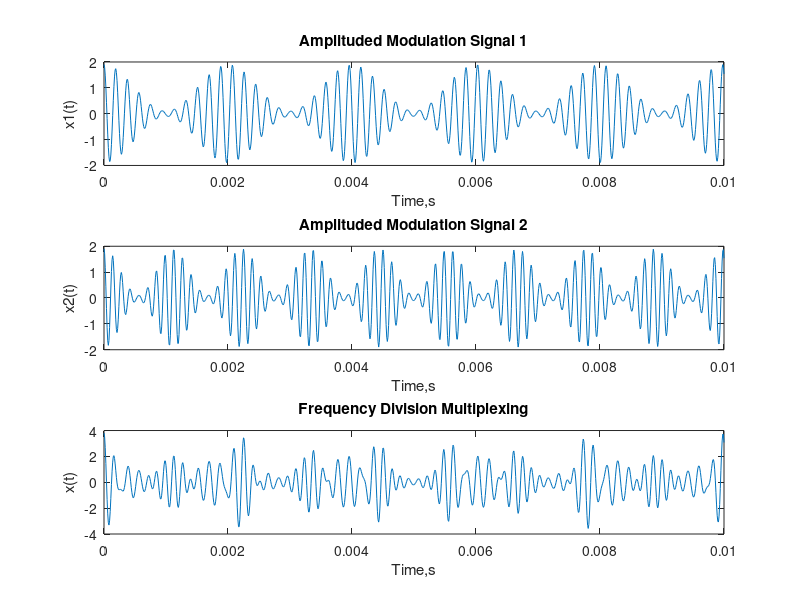
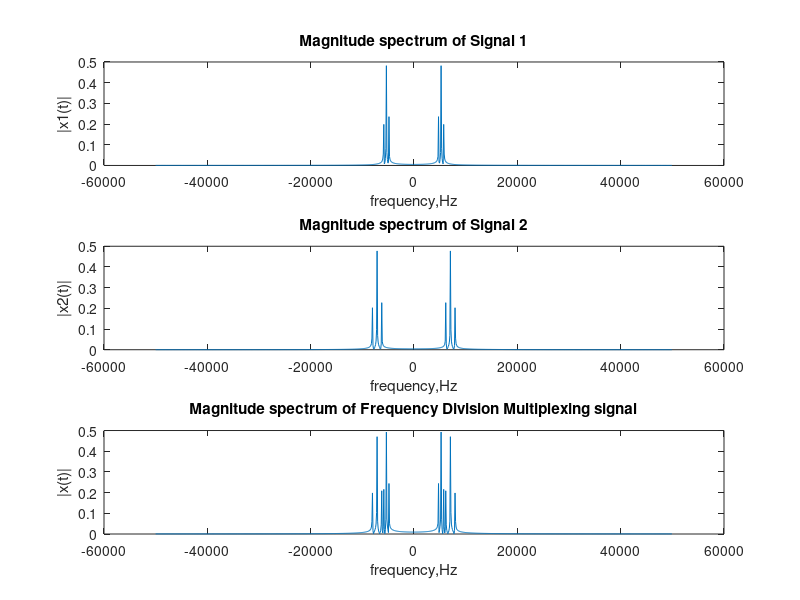

Reproduce these figures in MATLAB, in order.
clc;
close all;
Fm1 = 500;
Fm2 = 900;
Fc1 = 5310;
Fc2 = Fc1 + 2*Fm2;
fs = 100000;                      
t = 0:1/fs:0.01;  
N=length(t);
F = fs/N;
f=(-fs/2):F:(fs/2)-F;

c1 = cos(2*pi*Fc1*t); 
c2 = cos(2*pi*Fc2 *t);
m1 = cos(2*pi*Fm1*t);
m2 = cos(2*pi*Fm2*t);
beta=0.9;
x1 = (1+beta*m1).*c1;
x2 = (1+beta*m2).*c2;
x = x1+ x2;
X_1 = fftshift(fft(x1))/N;
X_2 = fftshift(fft(x2))/N;
X = fftshift(fft(x))/N;

figure(1)
subplot(3,1,1)
plot(t, x1)
title('Amplituded Modulation Signal 1')
ylabel('x1(t)')
xlabel('Time,s')
subplot(3,1,2)
plot(t, x2)
title('Amplituded Modulation Signal 2')
ylabel('x2(t)')
xlabel('Time,s')
subplot(3,1,3)
plot(t, x)
title('Frequency Division Multiplexing')
ylabel('x(t)')
xlabel('Time,s')

figure(2)
subplot(3,1,1)
plot(f, abs(X_1))
title('Magnitude spectrum of Signal 1')
ylabel('|x1(t)|')
xlabel('frequency,Hz')
subplot(3,1,2)
plot(f, abs(X_2))
title('Magnitude spectrum of Signal 2')
ylabel('|x2(t)|')
xlabel('frequency,Hz')
subplot(3,1,3)
plot(f, abs(X))
title('Magnitude spectrum of Frequency Division Multiplexing signal')
ylabel('|x(t)|')
xlabel('frequency,Hz')
%axis([-8* 10^3 8*10^3 0 0.6])


% figure(1)
% subplot(2,1,1)
% plot(t, y1);
% title('DSB-AM Signal from m1(t)'); xlabel('time (s)'); ylabel('amplitude');
% subplot(2,1,2)
% plot(f, abs(Y_1));
% xlabel('Amplitude')
% ylabel('frequency, Hz')
% title('DSB-AM Signal Magnitude Spectra ','Fontsize',9)
% 
% 
% Y_2 = fftshift(fft(y2))/N;
% figure(2)
% subplot(2,1,1)
% plot(t, y2);
% title('DSB-AM Signal from m2(t)'); xlabel('time (s)'); ylabel('amplitude');
% subplot(2,1,2)
% plot(f, abs(Y_2));
% xlabel('Amplitude')
% ylabel('frequency, Hz')
% title('DSB-AM Signal Magnitude Spectra ','Fontsize',9)
% 
% n = 10; wn = 1000/(fs/2);
% [num,den]=butter(n,wn);
% 
% %Synchronous Detector
% g1 = y1.*c;
% g2 = y2.*c;
% 
% d1 = filter(num,den, g1);
% d2 = filter(num,den, g2);
% 
% figure(3)
% subplot(2,1,1), plot(t,d1)
% title(' AM Signal After Coherent Detection from m1(t)','Fontsize',7), axis ([0 0.01 -0.2 1])
% xlabel('time (s)'), ylabel('y(t)')
% 
% subplot(2,1,2), plot(t,d2)
% title(' AM Signal After Coherent Detection from m2(t)','Fontsize',7), axis ([0 0.01 -0.2 1])
% xlabel('time (s)'), ylabel('y(t)')


% % Non-Coherent Detection Step 2: Low Pass RC Filter
% h = fir1(100, 9000/(fs/2), 'low');            % 9 kHz cut-off frequency
% foutputc = filter(h,1,Vd);
% 
% figure(3)
% plot(t, Vd);
% title('Envelope detector output of DSB-SC signal'); xlabel('time (s)'); ylabel('amplitude');
% figure(4)
% plot(t, foutputc);
% title('Non-coherent demodulated DSB-SC signal'); xlabel('time (s)'); ylabel('amplitude');
